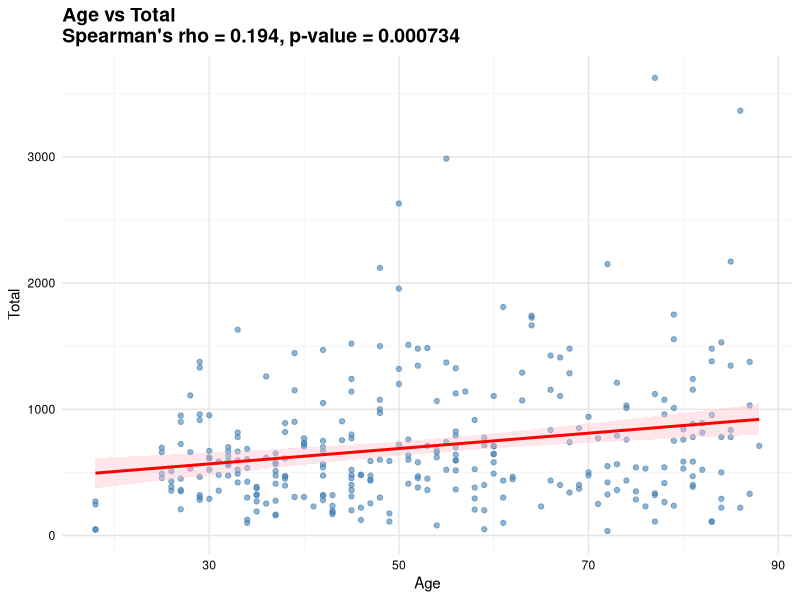
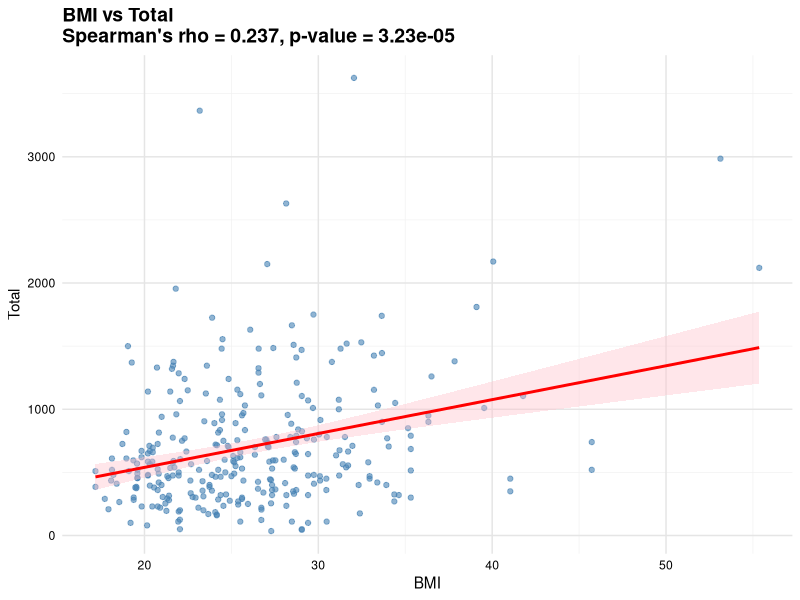
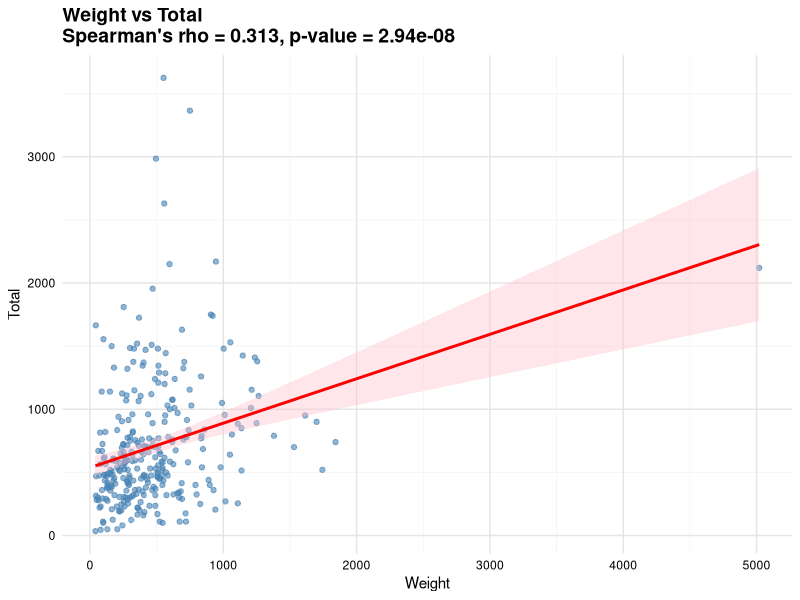
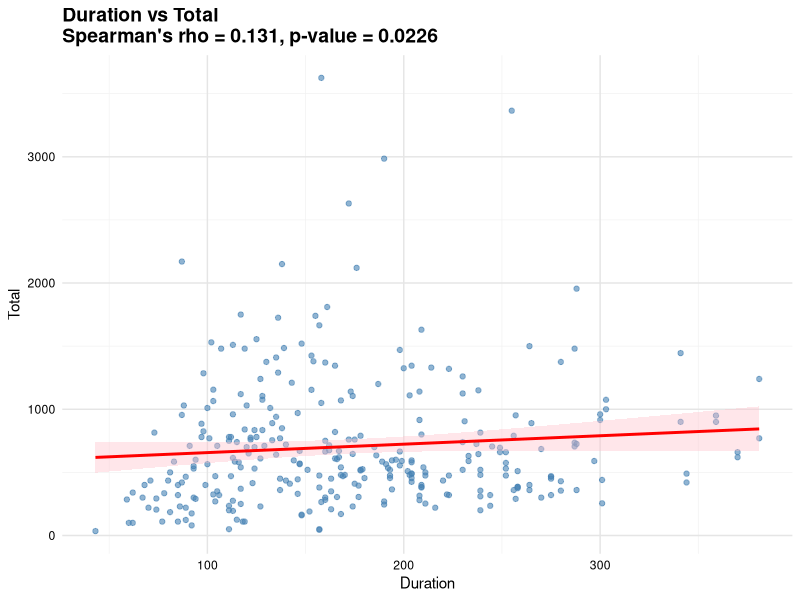
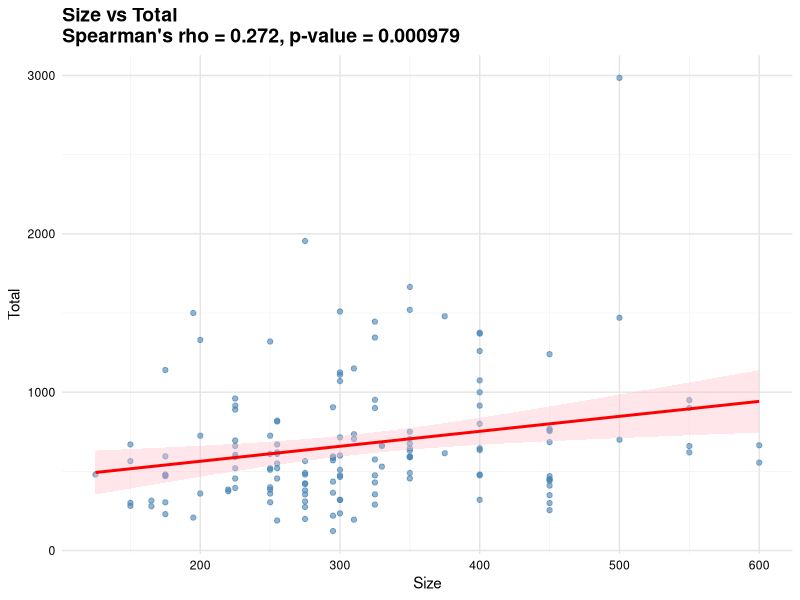
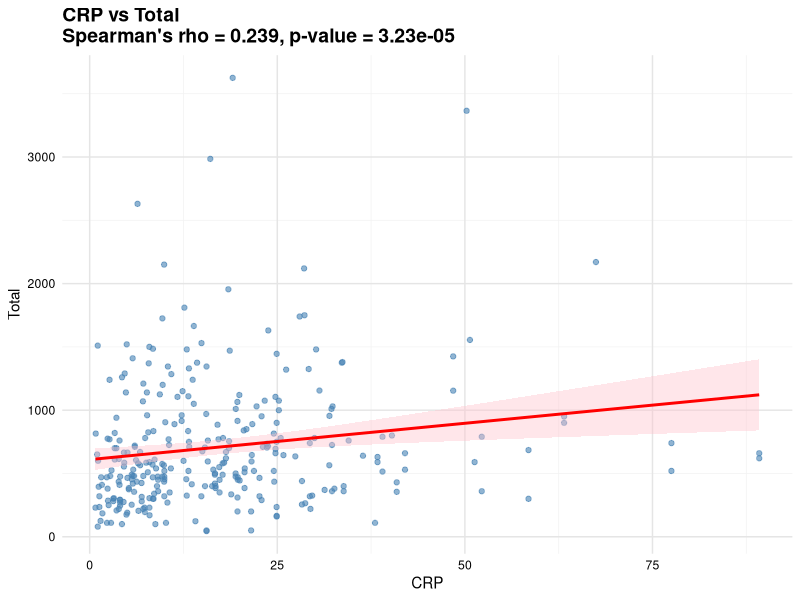
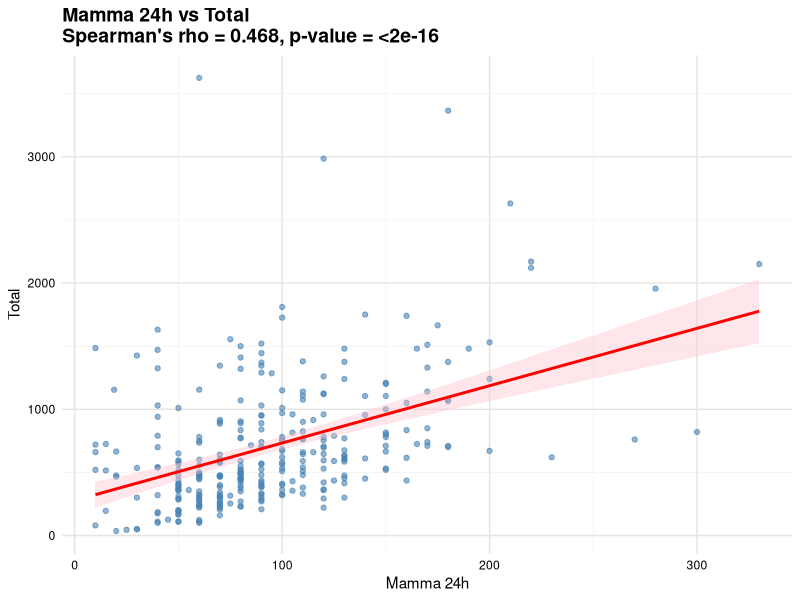
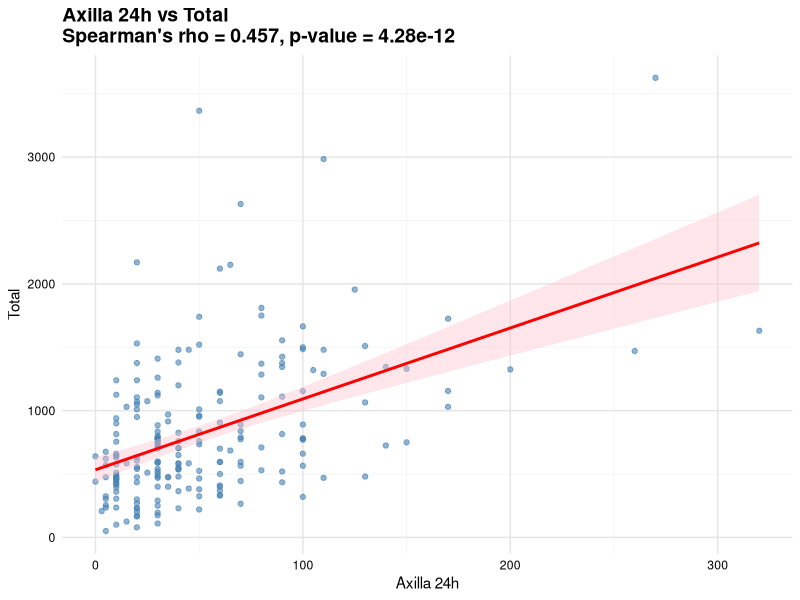

The R script that drew these images, in order:
library(ggplot2)
library(readr)

# Read the data
data <- read.csv2("Test.csv", stringsAsFactors = FALSE)

# Function to clean numeric data
clean_numeric <- function(x) {
  x <- as.character(x)
  x <- gsub(",", ".", x)
  x <- gsub("\\s+", "", x)
  as.numeric(x)
}

# Clean numeric columns
numeric_cols <- c("Total", "Lenght.of.stay", "Follow.Up", "Age", "BMI", "Weight",
                 "Duration", "Size", "CRP", "Mamma.24h", "Axilla.24h", "pT", "pN", "N.X.x.")
for(col in numeric_cols) {
  if(col %in% names(data)) {
    data[[col]] <- clean_numeric(data[[col]])
  }
}

# Theme for all plots
my_theme <- theme_minimal() +
  theme(
    plot.background = element_rect(fill = "white", color = NA),
    panel.background = element_rect(fill = "white", color = NA),
    panel.grid.major = element_line(color = "grey90"),
    panel.grid.minor = element_line(color = "grey95"),
    axis.text = element_text(color = "black"),
    axis.title = element_text(color = "black"),
    plot.title = element_text(color = "black", size = 14, face = "bold"),
    legend.background = element_rect(fill = "white", color = NA)
  )

# Regression plots
vars_for_regression <- list(
  "Age" = "Age",
  "BMI" = "BMI",
  "Weight" = "Weight",
  "Duration" = "Duration",
  "Size" = "Size",
  "CRP" = "CRP",
  "Mamma 24h" = "Mamma.24h",
  "Axilla 24h" = "Axilla.24h",
  "pT" = "pT",
  "pN" = "pN",
  "N(X/x)" = "N.X.x.",
  "Length of Stay" = "Lenght.of.stay"
)

for(var_name in names(vars_for_regression)) {
  var <- vars_for_regression[[var_name]]
  if(var %in% names(data)) {
    # Calculate correlation
    complete_data <- na.omit(data.frame(x = data[[var]], y = data$Total))
    if(nrow(complete_data) > 3) {
      cor_test <- cor.test(complete_data$x, complete_data$y, method="spearman", exact=FALSE)
      rho <- round(cor_test$estimate, 3)
      p_val <- format.pval(cor_test$p.value, digits=3)
      
      # Create plot
      p <- ggplot(complete_data, aes(x = x, y = y)) +
        geom_point(alpha = 0.6, color = "steelblue") +
        geom_smooth(method = "lm", color = "red", fill = "pink") +
        labs(
          title = paste0(var_name, " vs Total\n",
                        "Spearman's rho = ", rho,
                        ", p-value = ", p_val),
          x = var_name,
          y = "Total"
        ) +
        my_theme
      
      # Save plot
      ggsave(
        filename = paste0("spearman_", tolower(gsub("[^[:alnum:]]", "", var_name)), "_regression.png"),
        plot = p,
        width = 10,
        height = 8,
        dpi = 300,
        bg = "white"
      )
    }
  }
}

# T-test plots
binary_vars <- c("Diabetes", "Mastectomy")
for(var in binary_vars) {
  if(var %in% names(data)) {
    # T-test
    t_test <- t.test(Total ~ get(var), data = data)
    p_val <- format.pval(t_test$p.value, digits=3)
    
    # Box plot
    p <- ggplot(data, aes(x = factor(get(var)), y = Total)) +
      geom_boxplot(fill = "steelblue", alpha = 0.6) +
      geom_jitter(width = 0.2, alpha = 0.4, color = "steelblue") +
      labs(
        title = paste0(var, " vs Total\n",
                      "t-test p-value = ", p_val),
        x = var,
        y = "Total"
      ) +
      my_theme
    
    ggsave(
      filename = paste0("t_test_plot_", tolower(var), ".png"),
      plot = p,
      width = 10,
      height = 8,
      dpi = 300,
      bg = "white"
    )
  }
}

# ANOVA plots
categorical_vars <- c("Histology..CNB.", "BRCA")
for(var in categorical_vars) {
  if(var %in% names(data)) {
    # ANOVA
    model <- aov(Total ~ factor(get(var)), data = data)
    p_val <- format.pval(summary(model)[[1]]$"Pr(>F)"[1], digits=3)
    
    # Box plot
    p <- ggplot(data, aes(x = factor(get(var)), y = Total)) +
      geom_boxplot(fill = "steelblue", alpha = 0.6) +
      geom_jitter(width = 0.2, alpha = 0.4, color = "steelblue") +
      labs(
        title = paste0(gsub("\\.\\.", " ", var), " vs Total\n",
                      "ANOVA p-value = ", p_val),
        x = gsub("\\.\\.", " ", var),
        y = "Total"
      ) +
      my_theme +
      theme(axis.text.x = element_text(angle = 45, hjust = 1))
    
    ggsave(
      filename = paste0("anova_plot_", tolower(gsub("\\.\\.", "", var)), ".png"),
      plot = p,
      width = 12,
      height = 8,
      dpi = 300,
      bg = "white"
    )
  }
} 